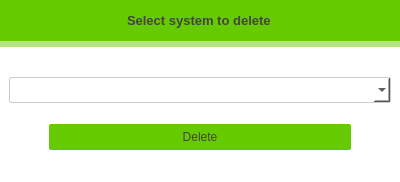
<?xml version="1.0" encoding="UTF-8"?>
<ui version="4.0">
 <class>Dialog</class>
 <widget class="QDialog" name="Dialog">
  <property name="geometry">
   <rect>
    <x>0</x>
    <y>0</y>
    <width>400</width>
    <height>182</height>
   </rect>
  </property>
  <property name="windowTitle">
   <string>Dialog</string>
  </property>
  <property name="styleSheet">
   <string notr="true">QWidget{
background-color: #b2e580;
}</string>
  </property>
  <layout class="QGridLayout" name="gridLayout" rowstretch="0,1">
   <property name="leftMargin">
    <number>0</number>
   </property>
   <property name="topMargin">
    <number>0</number>
   </property>
   <property name="rightMargin">
    <number>0</number>
   </property>
   <property name="bottomMargin">
    <number>0</number>
   </property>
   <item row="0" column="0">
    <widget class="QWidget" name="widget" native="true">
     <property name="styleSheet">
      <string notr="true">QWidget{

	background-color: #65ca00;
padding:4px;
color:#444;
}</string>
     </property>
     <layout class="QVBoxLayout" name="verticalLayout_2">
      <property name="leftMargin">
       <number>9</number>
      </property>
      <item alignment="Qt::AlignHCenter">
       <widget class="QLabel" name="label">
        <property name="font">
         <font>
          <pointsize>10</pointsize>
          <weight>75</weight>
          <bold>true</bold>
         </font>
        </property>
        <property name="text">
         <string>Select system to delete</string>
        </property>
       </widget>
      </item>
     </layout>
    </widget>
   </item>
   <item row="1" column="0">
    <widget class="QWidget" name="widget_2" native="true">
     <property name="cursor">
      <cursorShape>PointingHandCursor</cursorShape>
     </property>
     <property name="styleSheet">
      <string notr="true">QWidget{
background-color: rgb(255, 255, 255);
}

QComboBox{
border:1px solid #ccc;
padding:4px;
border-radius: 2px;


}
QComboBox:focus{

 border: 1px solid #65ca00;
            background-color: #fff;

}
QPushButton{

border:none;
background-color:#65ca00;
color:#444;
border-radius:2px;
padding:6px;


}
QPushButton:hover{
background-color:#fff;
border:1px solid #65ca00;
color:#000;


}</string>
     </property>
     <layout class="QVBoxLayout" name="verticalLayout">
      <property name="spacing">
       <number>0</number>
      </property>
      <item>
       <widget class="QComboBox" name="system_combo"/>
      </item>
      <item>
       <layout class="QHBoxLayout" name="horizontalLayout" stretch="0,2,0">
        <property name="spacing">
         <number>2</number>
        </property>
        <item>
         <spacer name="horizontalSpacer_2">
          <property name="orientation">
           <enum>Qt::Horizontal</enum>
          </property>
          <property name="sizeHint" stdset="0">
           <size>
            <width>40</width>
            <height>20</height>
           </size>
          </property>
         </spacer>
        </item>
        <item>
         <widget class="QPushButton" name="system_del_btn">
          <property name="cursor">
           <cursorShape>PointingHandCursor</cursorShape>
          </property>
          <property name="text">
           <string>Delete</string>
          </property>
         </widget>
        </item>
        <item>
         <spacer name="horizontalSpacer">
          <property name="orientation">
           <enum>Qt::Horizontal</enum>
          </property>
          <property name="sizeHint" stdset="0">
           <size>
            <width>40</width>
            <height>20</height>
           </size>
          </property>
         </spacer>
        </item>
       </layout>
      </item>
     </layout>
    </widget>
   </item>
  </layout>
 </widget>
 <resources/>
 <connections/>
</ui>
